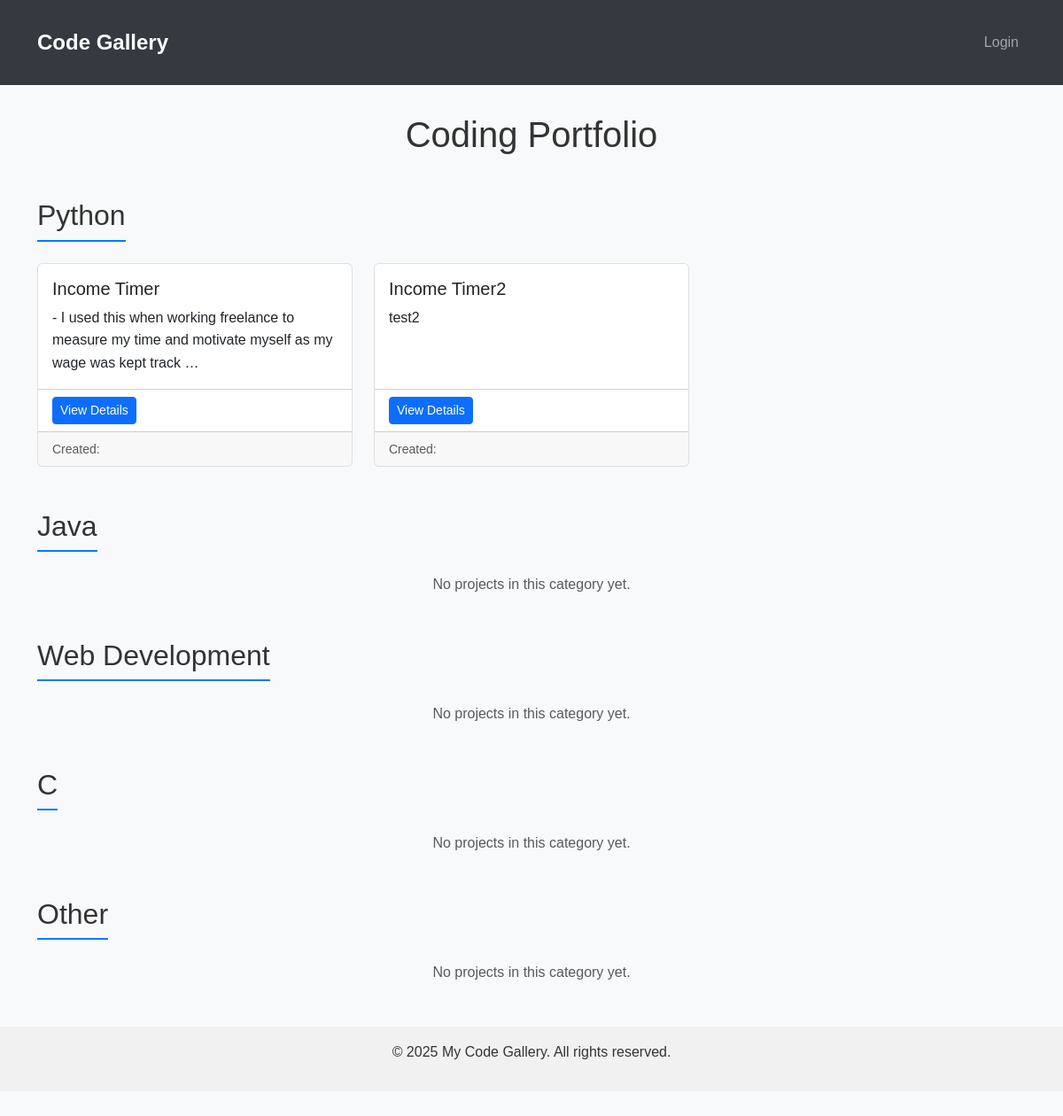
Before: / with the older database file.
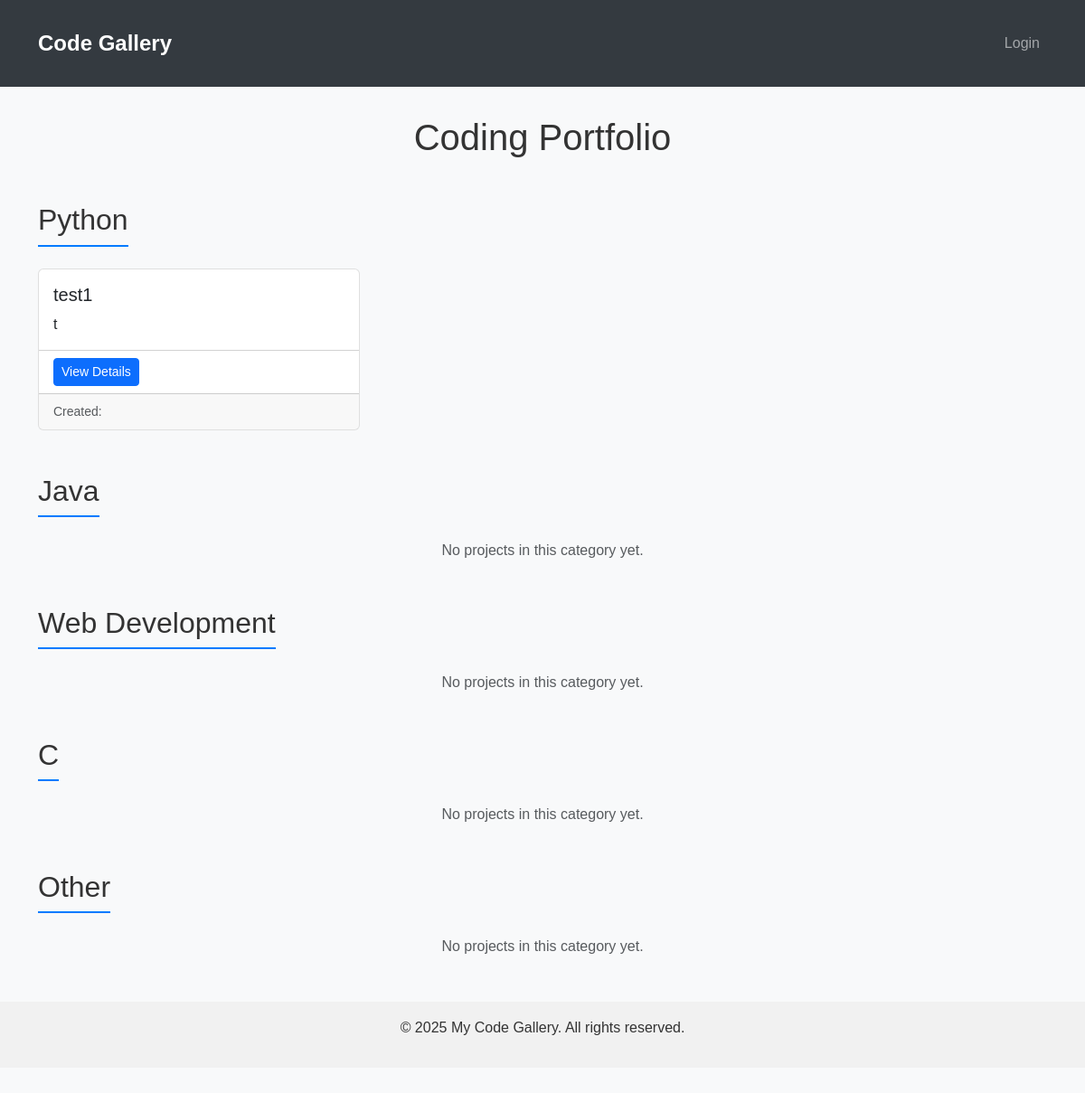
After: the same page with the newer database file.
### gallery/models.py (models this page shows, shortened)
class Project(models.Model):
    CATEGORY_CHOICES = [
        ('python', 'Python'),
        ('java', 'Java'),
        ('web', 'Web Development'),
        ('c', 'C'),
        ('other', 'Other')
    ]
    title = models.CharField(max_length=200)
    description = models.TextField()
    category = models.CharField(max_length=20, choices=CATEGORY_CHOICES, default='other')
    github_link = models.URLField(blank=True, null=True)
    image = models.ImageField(upload_to='project_images/', blank=True, null=True)

### gallery/views.py (the view)
# urls.py: path('', views.home_view, name='home'),
def home_view(request):
    context = {
        'categories': [
            {
                'key': category_key,
                'name': category_name,
                'projects': Project.objects.filter(category=category_key)
            }
            for category_key, category_name in Project.CATEGORY_CHOICES
        ]
    }
    return render(request, 'gallery/home.html', context)

### gallery/templates/gallery/home.html (shortened to what this page needs)
{% extends 'base.html' %}
{% block content %}
    <h1 class="text-center mb-5">Coding Portfolio</h1>
    {% for category in categories %}
        <div class="mb-5">
            <h2 class="category-header pb-2 mb-4">{{ category.name }}</h2>
            {% if category.projects %}
                <div class="row row-cols-1 row-cols-md-3 g-4">
                    {% for project in category.projects %}
                        <div class="col">
                            <div class="card h-100 project-card">
                                <div class="card-body">
                                    <h5 class="card-title">{{ project.title }}</h5>
                                    <p class="card-text">{{ project.description|truncatewords:20 }}</p>
                                </div>
                                <div class="card-footer bg-transparent d-flex justify-content-between">
                                    <a href="/project/{{ project.pk }}/" class="btn btn-primary btn-sm">View Details</a>
                                </div>
                                <div class="card-footer text-muted small">
                                    Created: {{ project.created_at|date:"M d, Y" }}
                                </div>
                            </div>
                        </div>
                    {% endfor %}
                </div>
            {% else %}
                <p class="text-muted text-center">No projects in this category yet.</p>
            {% endif %}
        </div>
    {% endfor %}
{% endblock %}

### templates/base.html (shortened to what this page needs)
<!DOCTYPE html>
{% load static %}
<html lang="en">
<head>
    <link href="https://cdn.jsdelivr.net/npm/bootstrap@5.3.0/dist/css/bootstrap.min.css" rel="stylesheet">
    <link rel="stylesheet" href="{% static 'css/style.css' %}">
</head>
<body>
    <header>
        <nav class="navbar navbar-expand-lg navbar-dark container">
            <div class="container-fluid">
                <a class="navbar-brand" href="/">Code Gallery</a>
                <div class="collapse navbar-collapse" id="navbarNav">
                    <ul class="navbar-nav">
                        {% if user.is_authenticated %}
                            <li class="nav-item">
                                <span class="nav-link text-light">Welcome, {{ user.username }}</span>
                            </li>
                            <li class="nav-item">
                                <form method="post" action="{% url 'logout' %}" class="d-inline">
                                    {% csrf_token %}
                                    <button type="submit" class="nav-link btn btn-outline-light btn-sm ms-2">Logout</button>
                                </form>
                            </li>
                        {% else %}
                            <li class="nav-item">
                                <a class="nav-link btn btn-outline-light btn-sm" href="{% url 'login' %}">Login</a>
                            </li>
                        {% endif %}
                    </ul>
                </div>
            </div>
        </nav>
    </header>
    <main class="container">
        {% block content %}{% endblock %}
    </main>
    <footer class="container-fluid">
        <p>&copy; {% now "Y" %} My Code Gallery. All rights reserved.</p>
    </footer>
</body>
</html>

### templates/base.html (style rules this page uses)
body { font-family: 'Arial', sans-serif; line-height: 1.6; color: #333; background-color: #f8f9fa; padding-bottom: 2rem; }
header { background-color: #343a40; color: white; padding: 1rem 0; margin-bottom: 2rem; }
.navbar-brand { font-weight: bold; font-size: 1.5rem; }
.category-header { border-bottom: 2px solid #007bff; display: inline-block; }
.project-card { transition: transform 0.3s ease; border: 1px solid rgba(0,0,0,0.125); }
footer { margin-top: 3rem; padding: 1rem 0; background-color: #f1f1f1; text-align: center; }

Changed rows visible on the page:
removed Project: title "Income Timer", description "- I used this when working freelance to measure my time and motivate myself as my wage was kept track …"
removed Project: title "Income Timer2", description "test2"
added Project: title "test1", description "t"
